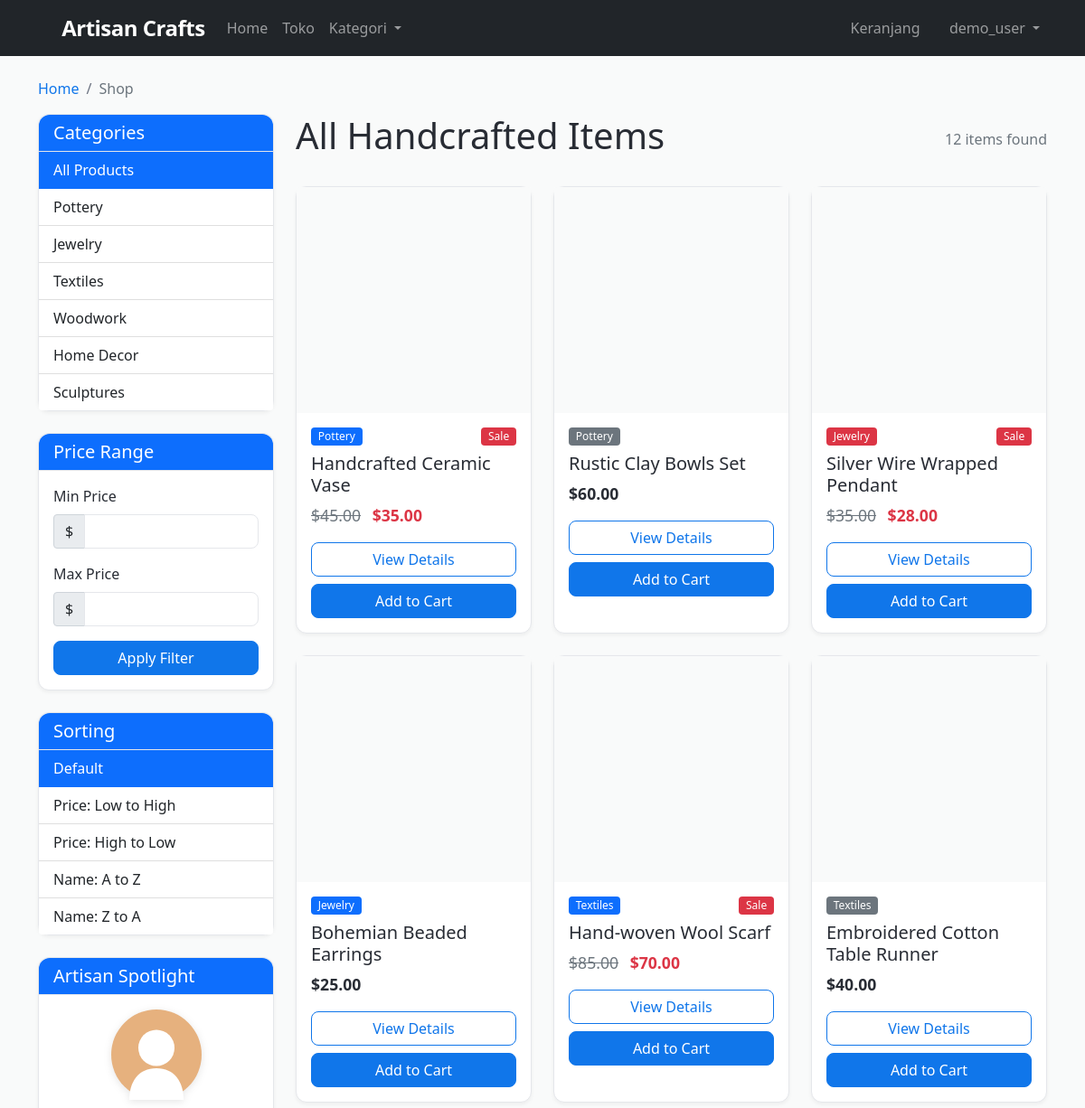
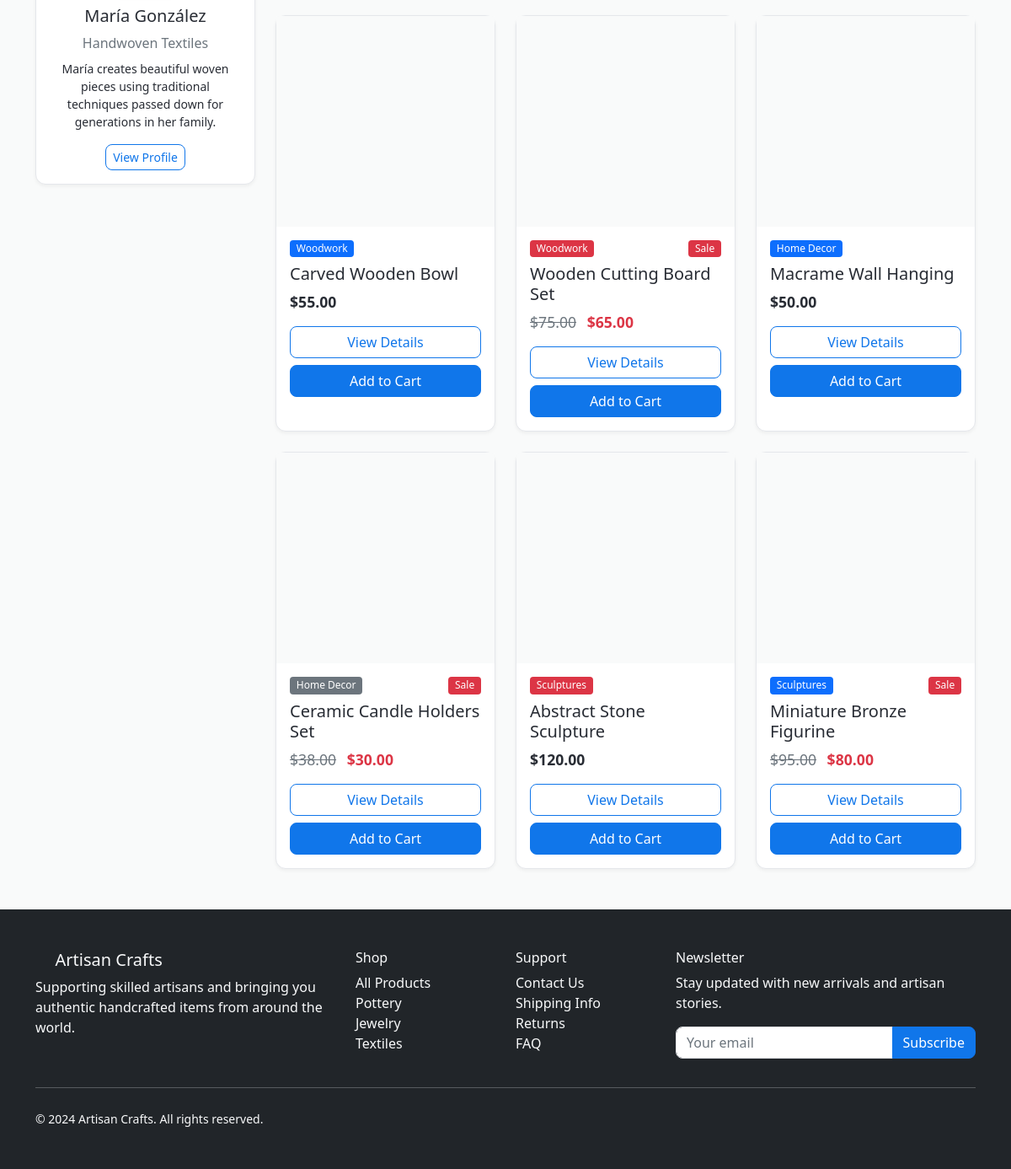
The page /products (signed in) on the database its author committed (2 pictures, top to bottom).
### models.py (models this page shows, shortened)
class Category(db.Model):
    id = db.Column(db.Integer, primary_key=True)
    code = db.Column(db.String(2), unique=True, nullable=False)
    name = db.Column(db.String(100), nullable=False)
    items = db.relationship('Item', backref='category', lazy=True)

class Item(db.Model):
    id = db.Column(db.Integer, primary_key=True)
    title = db.Column(db.String(200), nullable=False)
    slug = db.Column(db.String(200), unique=True, nullable=False)
    description = db.Column(db.Text, nullable=False)
    price = db.Column(db.Numeric(10, 2), nullable=False)
    discount_price = db.Column(db.Numeric(10, 2), nullable=True)
    image_url = db.Column(db.String(500), nullable=True)
    category_id = db.Column(db.Integer, db.ForeignKey('category.id'), nullable=False)
    label = db.Column(db.String(1), default='P')  # P=Primary, S=Secondary, D=Danger
    date_added = db.Column(db.DateTime, default=datetime.utcnow)
    order_items = db.relationship('OrderItem', backref='item', lazy=True)
    def get_absolute_url(self):
        return f'/product/{self.slug}'
    def get_add_to_cart_url(self):
        return f'/add-to-cart/{self.slug}'
    def get_label_display(self):
        if self.label == 'P':
            return 'primary'
        elif self.label == 'S':
            return 'secondary'
        elif self.label == 'D':
            return 'danger'
        return 'primary'

### core/routes.py (the view, shortened to what this page needs)
@bp.route('/products')
def products():
    categories = [(cat.code, cat.name) for cat in Category.query.all()]
    query = Item.query
    category_filter = request.args.get('category')
    if category_filter:
        query = query.join(Category).filter(Category.code == category_filter)
    min_price = request.args.get('min_price', type=float)
    max_price = request.args.get('max_price', type=float)
    sort_by = request.args.get('sort', 'default')
    if sort_by == 'price_asc':
        query = query.order_by(Item.price.asc())
    elif sort_by == 'price_desc':
        query = query.order_by(Item.price.desc())
    elif sort_by == 'name_asc':
        query = query.order_by(Item.title.asc())
    elif sort_by == 'name_desc':
        query = query.order_by(Item.title.desc())
    else:
        query = query.order_by(Item.date_added.desc())
    page = request.args.get('page', 1, type=int)
    per_page = 12
    items = query.paginate(page=page, per_page=per_page, error_out=False)
    return render_template('products.html',
                         items=items,
                         categories=categories)

### core/routes.py (called while the page is built, shortened)
def get_or_create_order():
    if 'user_id' in session:
        order = Order.query.filter_by(user_id=session['user_id'], ordered=False).first()
        if not order:
            order = Order(user_id=session['user_id'])
            db.session.add(order)
            db.session.commit()
    return order

@bp.app_context_processor
def inject_cart_count():
    try:
        order = get_or_create_order()
        cart_count = order.get_item_count() if order else 0
    except:
        cart_count = 0
    return dict(cart_count=cart_count)

### models.py (called while the page is built)
    def get_item_count(self):
        return sum(item.quantity for item in self.items)

### templates/products.html (shortened to what this page needs)
{% extends 'base.html' %}
{% block content %}
<div class="container mt-4">
    <nav aria-label="breadcrumb">
        <ol class="breadcrumb">
            <li class="breadcrumb-item"><a href="{{ url_for('core.home') }}">Home</a></li>
            <li class="breadcrumb-item active" aria-current="page">Shop</li>
        </ol>
    </nav>
    <div class="row">
        <div class="col-lg-3 mb-4">
            <div class="card">
                <div class="card-header bg-primary text-white">
                    <h5 class="mb-0">Categories</h5>
                </div>
                <div class="list-group list-group-flush">
                    <a href="{{ url_for('core.products') }}" class="list-group-item list-group-item-action{% if not request.args.get('category') %} active{% endif %}">
                        All Products
                    </a>
                    {% for cat_code, cat_name in categories %}
                    <a href="{{ url_for('core.products', category=cat_code) }}" class="list-group-item list-group-item-action{% if request.args.get('category') == cat_code %} active{% endif %}">
                        {{ cat_name }}
                    </a>
                    {% endfor %}
                </div>
            </div>
            <div class="card mt-4">
                <div class="card-header bg-primary text-white">
                    <h5 class="mb-0">Price Range</h5>
                </div>
                <div class="card-body">
                    <form method="GET" action="{{ url_for('core.products') }}" class="price-filter-form">
                        <div class="mb-3">
                            <label for="min_price" class="form-label">Min Price</label>
                            <div class="input-group">
                                <span class="input-group-text">$</span>
                                <input type="number" class="form-control" id="min_price" name="min_price" min="0" value="{{ request.args.get('min_price', '') }}">
                            </div>
                        </div>
                        <div class="mb-3">
                            <label for="max_price" class="form-label">Max Price</label>
                            <div class="input-group">
                                <span class="input-group-text">$</span>
                                <input type="number" class="form-control" id="max_price" name="max_price" min="0" value="{{ request.args.get('max_price', '') }}">
                            </div>
                        </div>
                        <button type="submit" class="btn btn-primary w-100">Apply Filter</button>
                    </form>
                </div>
            </div>
            <div class="card mt-4">
                <div class="card-header bg-primary text-white">
                    <h5 class="mb-0">Sorting</h5>
                </div>
                <div class="list-group list-group-flush">
                    <a href="{{ url_for('core.products') }}" class="list-group-item list-group-item-action{% if not request.args.get('sort') %} active{% endif %}">
                        Default
                    </a>
                    <a href="{{ url_for('core.products') }}?sort=price_asc" class="list-group-item list-group-item-action">
                        Price: Low to High
                    </a>
                    <a href="{{ url_for('core.products') }}?sort=price_desc" class="list-group-item list-group-item-action">
                        Price: High to Low
                    </a>
                    <a href="{{ url_for('core.products') }}?sort=name_asc" class="list-group-item list-group-item-action">
                        Name: A to Z
                    </a>
                    <a href="{{ url_for('core.products') }}?sort=name_desc" class="list-group-item list-group-item-action">
                        Name: Z to A
                    </a>
                </div>
            </div>
            <div class="card mt-4">
                <div class="card-header bg-primary text-white">
                    <h5 class="mb-0">Artisan Spotlight</h5>
                </div>
                <div class="card-body text-center">
                    <div class="artisan-avatar mb-3">
                        <svg width="100" height="100" viewBox="0 0 200 200" xmlns="http://www.w3.org/2000/svg">
                            <circle cx="100" cy="100" r="100" fill="#e6b17e" />
                            <circle cx="100" cy="85" r="40" fill="#fff" />
                            <path d="M100,130 C60,130 40,160 40,200 L160,200 C160,160 140,130 100,130 Z" fill="#fff" />
                        </svg>
                    </div>
                    <h5>María González</h5>
                    <p class="mb-2 text-muted">Handwoven Textiles</p>
                    <p class="small">María creates beautiful woven pieces using traditional techniques passed down for generations in her family.</p>
                    <a href="#" class="btn btn-sm btn-outline-primary">View Profile</a>
                </div>
            </div>
        </div>
        <div class="col-lg-9">
            <div class="d-flex justify-content-between align-items-center mb-4">
                <h1>
                    {% if request.args.get('category') %}
                        {% for cat_code, cat_name in categories %}
                            {% if request.args.get('category') == cat_code %}
                                {{ cat_name }}
                            {% endif %}
                        {% endfor %}
                    {% else %}
                        All Handcrafted Items
                    {% endif %}
                </h1>
                <span class="text-muted">{{ items.total }} items found</span>
            </div>
            <div class="row g-4">
                {% for item in items.items %}
                <div class="col-md-6 col-lg-4">
                    <div class="card product-card h-100">
                        {% if item.image_url %}
                        <img src="{{ item.image_url }}" class="card-img-top" alt="{{ item.title }}">
                        {% else %}
                        <div class="card-img-top product-placeholder">
                            <i class="fas fa-image fa-3x text-muted"></i>
                        </div>
                        {% endif %}
                        <div class="card-body">
                            <div class="d-flex justify-content-between mb-2">
                                <span class="badge bg-{{ item.get_label_display() }}">
                                    {{ item.category.name }}
                                </span>
                                {% if item.discount_price %}
                                <span class="badge bg-danger">Sale</span>
                                {% endif %}
                            </div>
                            <h5 class="card-title">{{ item.title }}</h5>
                            <div class="product-price mb-3">
                                {% if item.discount_price %}
                                <span class="text-muted text-decoration-line-through me-2">${{ item.price }}</span>
                                <span class="fw-bold text-danger">${{ item.discount_price }}</span>
                                {% else %}
                                <span class="fw-bold">${{ item.price }}</span>
                                {% endif %}
                            </div>
                            <div class="d-grid gap-2">
                                <a href="{{ item.get_absolute_url() }}" class="btn btn-outline-primary">View Details</a>
                                <a href="{{ item.get_add_to_cart_url() }}" class="btn btn-primary">Add to Cart</a>
                            </div>
                        </div>
                    </div>
                </div>
                {% endfor %}
            </div>
        </div>
    </div>
</div>
{% endblock %}

### static/css/style.css (style rules this page uses)
:root { --primary-color: 212 87% 49%; --secondary-color: 30 70% 70%; --accent-color: 92 40% 40%; --background: 210 11% 98%; --card-background: 0 0% 100%; --text-primary: 220 13% 18%; --text-secondary: 220 9% 46%; --border-color: 220 13% 91%; }
body { font-family: 'Segoe UI', Tahoma, Geneva, Verdana, sans-serif; background-color: hsl(var(--background)); color: hsl(var(--text-primary)); }
.product-card { transition: transform 0.3s ease, box-shadow 0.3s ease; border: 1px solid hsl(var(--border-color)); background-color: hsl(var(--card-background)); }
.product-card .card-img-top { height: 250px; object-fit: cover; background-color: hsl(var(--background)); }
.product-placeholder { height: 250px; background-color: hsl(var(--background)); display: flex; align-items: center; justify-content: center; color: hsl(var(--text-secondary)); }
.product-price { font-size: 1.1rem; }
.btn { border-radius: 8px; font-weight: 500; transition: all 0.3s ease; }
.btn-primary { background-color: hsl(var(--primary-color)); border-color: hsl(var(--primary-color)); }
.btn-outline-primary { color: hsl(var(--primary-color)); border-color: hsl(var(--primary-color)); }
.card { border: 1px solid hsl(var(--border-color)); border-radius: 12px; background-color: hsl(var(--card-background)); box-shadow: 0 2px 4px rgba(0,0,0,0.05); }
.card-header { border-bottom: 1px solid hsl(var(--border-color)); border-radius: 12px 12px 0 0 !important; }
.form-control { border: 1px solid hsl(var(--border-color)); border-radius: 8px; transition: border-color 0.3s ease, box-shadow 0.3s ease; }
.badge { font-size: 0.75rem; font-weight: 500; }
.product-card, .category-card { animation: fadeIn 0.6s ease-out; }
.artisan-avatar svg { filter: drop-shadow(0 2px 4px rgba(0,0,0,0.1)); }
.breadcrumb { background-color: transparent; padding: 0; margin-bottom: 1rem; }
.breadcrumb-item + .breadcrumb-item::before { color: hsl(var(--text-secondary)); }
.breadcrumb-item a { color: hsl(var(--primary-color)); text-decoration: none; }

### rows shown on the page
Category: name "Pottery"
Category: name "Jewelry"
Category: name "Textiles"
Category: name "Woodwork"
Category: name "Home Decor"
Category: name "Sculptures"
Item: category.name "Pottery", shows "Sale", title "Handcrafted Ceramic Vase", price "45.00", discount_price "35.00"
Item: category.name "Pottery", title "Rustic Clay Bowls Set", price "60.00"
Item: category.name "Jewelry", shows "Sale", title "Silver Wire Wrapped Pendant", price "35.00", discount_price "28.00"
Item: category.name "Jewelry", title "Bohemian Beaded Earrings", price "25.00"
Item: category.name "Textiles", shows "Sale", title "Hand-woven Wool Scarf", price "85.00", discount_price "70.00"
Item: category.name "Textiles", title "Embroidered Cotton Table Runner", price "40.00"
Item: category.name "Woodwork", title "Carved Wooden Bowl", price "55.00"
Item: category.name "Woodwork", shows "Sale", title "Wooden Cutting Board Set", price "75.00", discount_price "65.00"
Item: category.name "Home Decor", title "Macrame Wall Hanging", price "50.00"
Item: category.name "Home Decor", shows "Sale", title "Ceramic Candle Holders Set", price "38.00", discount_price "30.00"
Item: category.name "Sculptures", title "Abstract Stone Sculpture", price "120.00"
Item: category.name "Sculptures", shows "Sale", title "Miniature Bronze Figurine", price "95.00", discount_price "80.00"

### other values the page prints
{{ session.username }} "demo_user"
{{ items.total }} "12"
